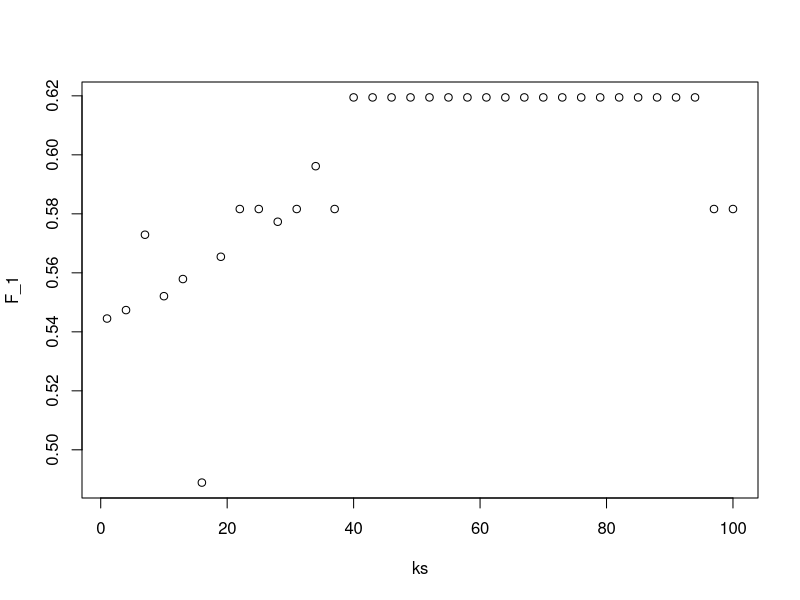

Generate this figure with R:
# predict sex based on height using knn

#load data & library
library(dslabs)
library(tidyverse)
library(caret)
data("heights")

set.seed(1)
test_index <- createDataPartition(heights$sex, times = 1, p = 0.5, list = FALSE)
test_set <- heights[test_index, ]
train_set <- heights[-test_index, ]

#Use the sapply function to perform knn with k values of seq(1, 101, 3) 
#and calculate F_1 scores.
ks <- seq(1,101,3)
F_1 <- sapply(ks,function(k){
  fit <- knn3(sex ~ height, data = train_set, k=k)
  y_hat <- predict(fit, test_set,type = "class") %>%
    factor(levels = levels(train_set$sex))
  F_meas(data = y_hat,reference = test_set$sex)
  
})

plot(ks,F_1)
#max value of F_1
max(F_1)
#value of k does the max occur
ks[which.max(F_1)]
